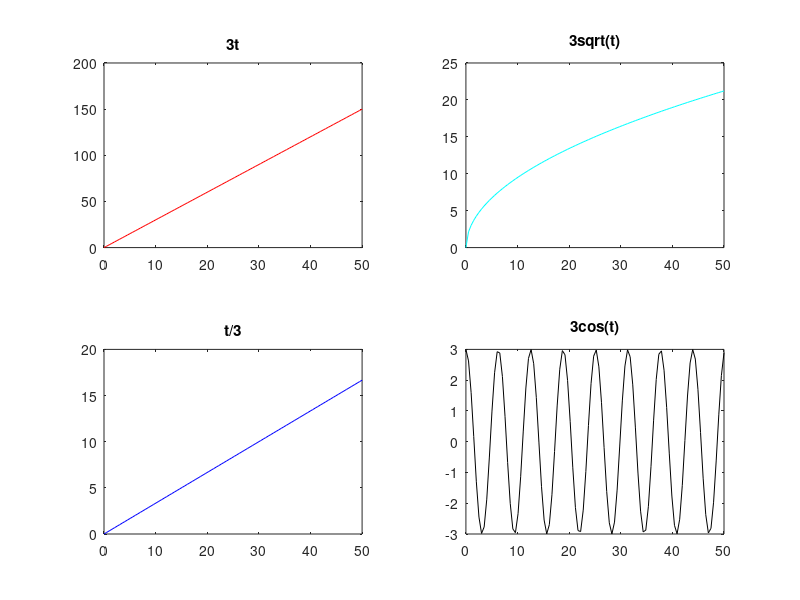

Recreate this plot in MATLAB.
% subplot without for loop
t=linspace(0,50);

% row 1 first plot 
subplot(2,2,1)
plot(t,3*t,'r')
title('3t')

% row 1 second plot
subplot(2,2,2)
plot(t,3*sqrt(t),'c')
title('3sqrt(t)')

% row 2 second first plot(i.e 3 plot)
subplot(2,2,3)
plot(t,t/3,'b')
title('t/3')

% row 2 second second plot(i.e 4 plot)
subplot(2,2,4)
plot(t,3*cos(t),'k')
title('3cos(t)')